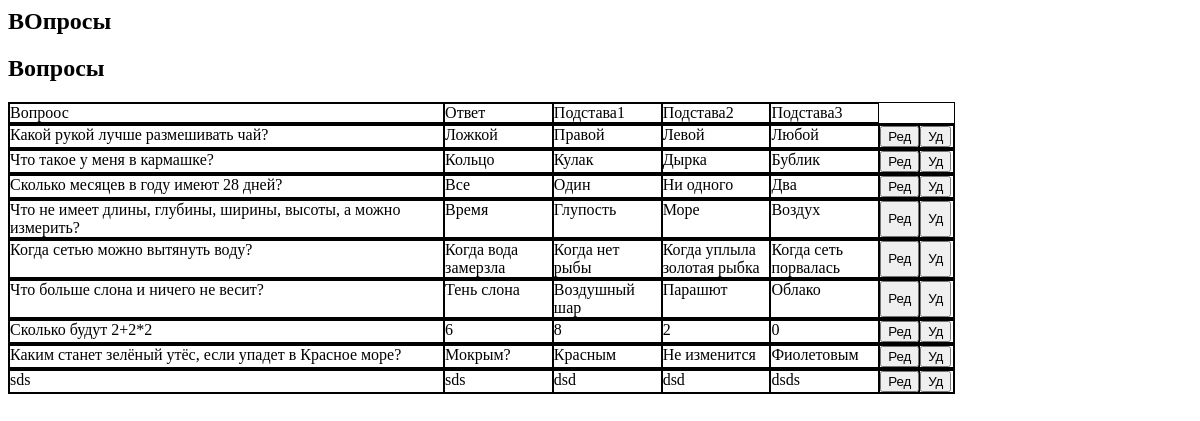
/questions/, run on an earlier commit of the app's database.
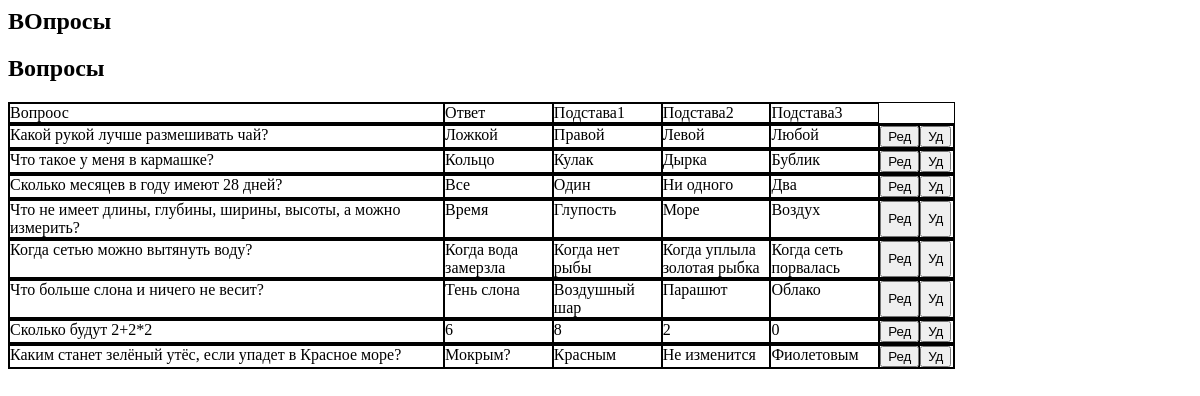
And on a later commit of the database.
### models.py (models this page shows, shortened)
class Question(db.Model):
    id = db.Column(db.Integer, primary_key = True)
    question = db.Column(db.String(250), nullable=False)
    answer = db.Column(db.String(100), nullable=False)
    wrong1 = db.Column(db.String(100), nullable=False)
    wrong2 = db.Column(db.String(100), nullable=False)
    wrong3 = db.Column(db.String(100), nullable=False)
    quiz = db.relationship(
                'Quiz',
                secondary=quiz_question, backref = 'question')
    def __repr__(self):
        return f'{self.id}-{self.question}'

### main.py (the view)
@app.route('/questions/')
def veiw_questions():
    questions = Question.query.all()
    print(questions)
    return render_template('questions.html', questions = questions, html_config = html_config)

### templates/questions.html (shortened to what this page needs)
<h2>ВОпросы</h2>
<h2>Вопросы</h2>
<div class="wrapper">
    <div class="row hrow">
        <div>Вопроос</div>
        <div>Ответ</div>
        <div>Подстава1</div>
        <div>Подстава2</div>
        <div>Подстава3</div>
    </div>
    {%for q in questions %}
        <div class="row">
                <div>{{q.question}}</div>
                <div>{{q.answer}}</div>
                <div>{{q.wrong1}}</div>
                <div>{{q.wrong2}}</div>
                <div>{{q.wrong3}}</div>
                <div><button>Ред</button></div>
                <div><button>Уд</button></div>
        </div>
    {% endfor %}
</div>

What changed in the data, as far as the page shows it:
removed Question: question "sds", answer "sds", wrong1 "dsd", wrong2 "dsd", wrong3 "dsds"
